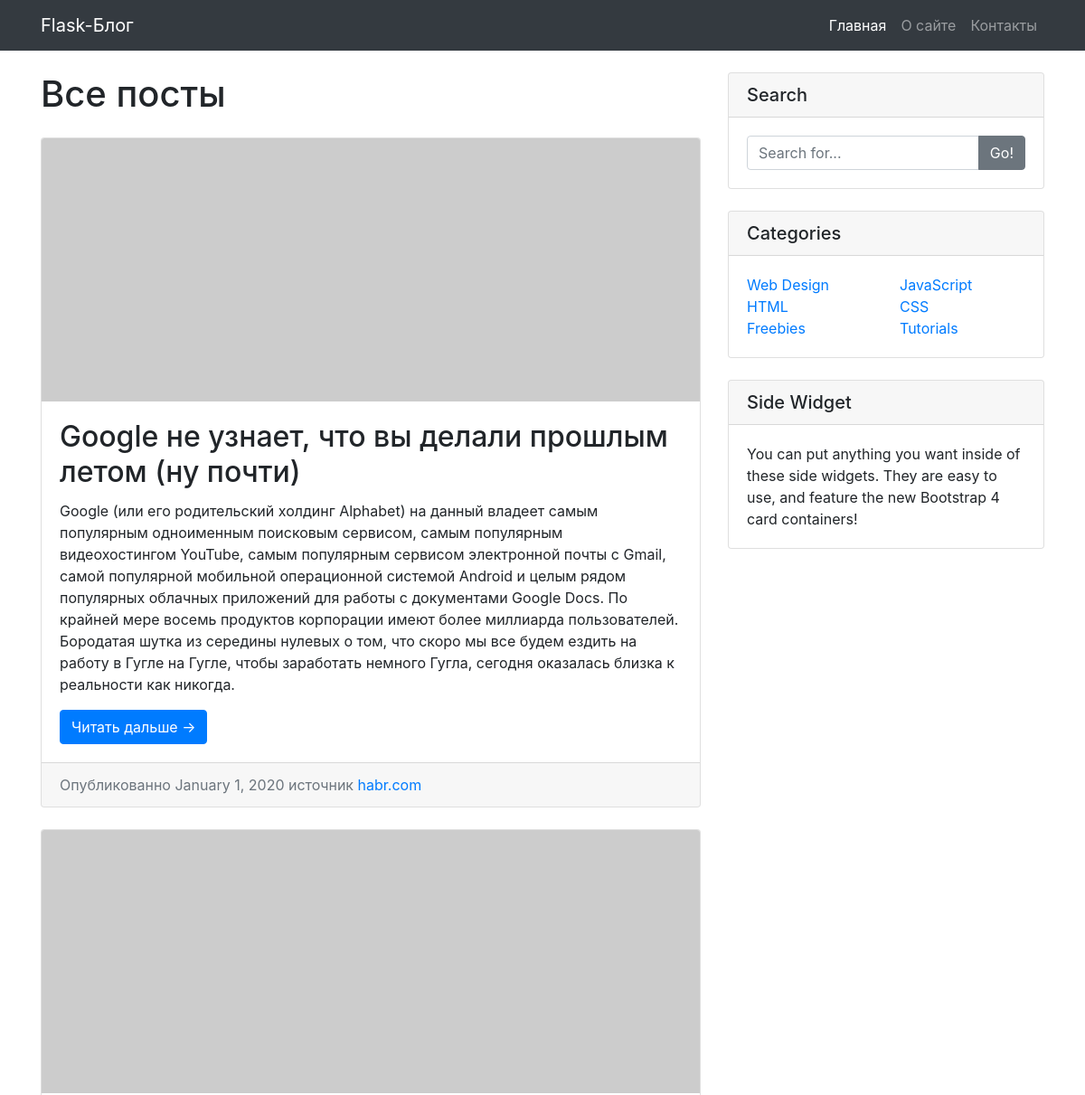
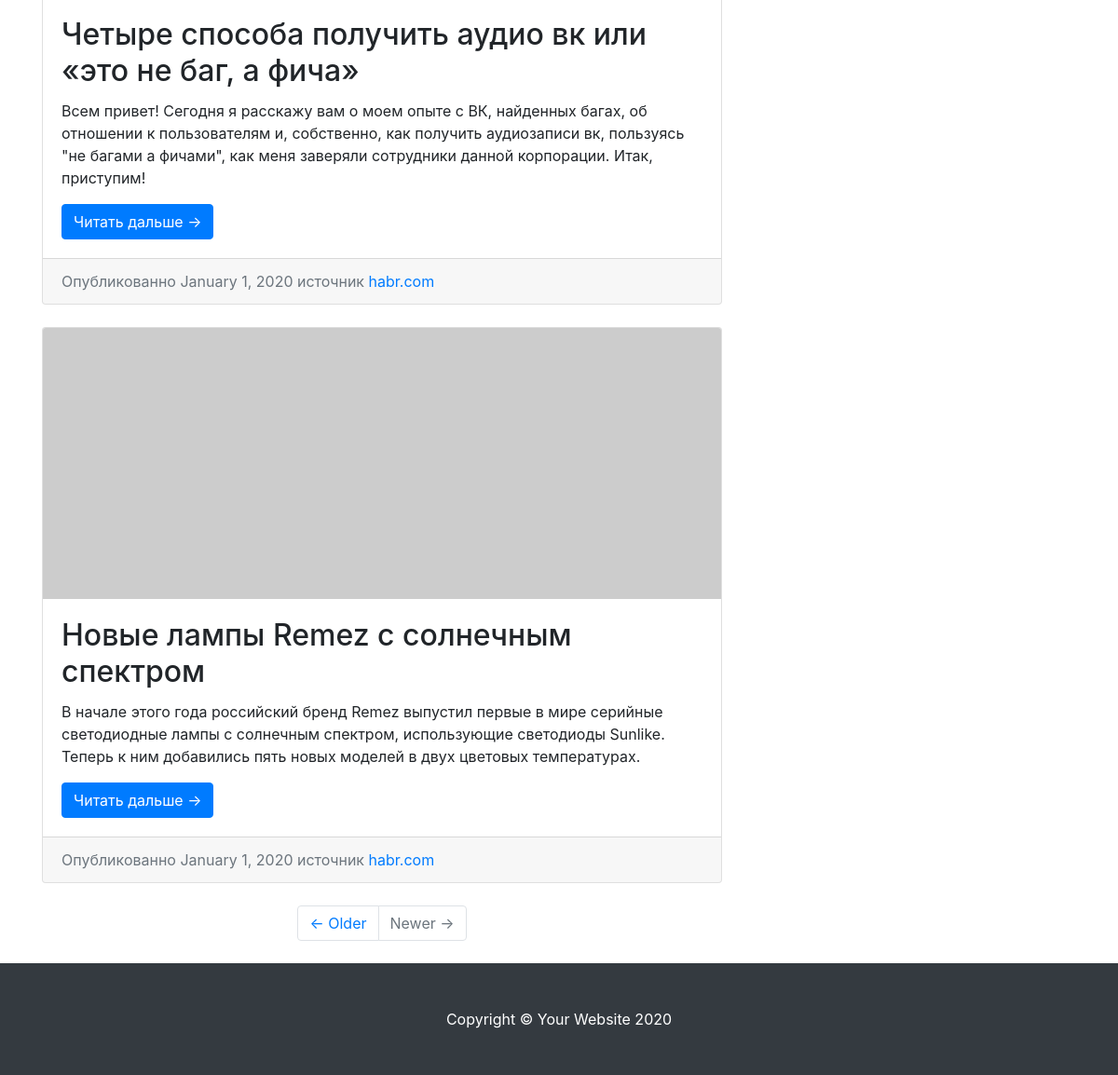
The page / on the database its author committed (2 pictures, top to bottom).
### tables this page shows
CREATE TABLE post (
    post_id integer PRIMARY KEY AUTOINCREMENT,
    title text NOT NULL,
    short_description text
);

### main.py (the view)
@app.route('/')
def index():
    blog_db_connection = BlogDatabaseConnection(app, g)
    return render_template('index.html', posts = blog_db_connection.get_posts())

### BlogDatabaseConnection.py (called while the page is built)
    def __connect_db(self, app):
        db_connection = sqlite3.connect(app.config['DATABASE_PATH'])
        db_connection.row_factory = sqlite3.Row
        return db_connection

    def get_posts(self):
        sql = '''SELECT post_id, title, short_description FROM post'''
        try:
            self.__cursor.execute(sql)
            res = self.__cursor.fetchall()
            if res: return res
        except:
            print('Ощибка чтения БД')
        return []

### templates/index.html
{% include 'header.html' %}
<body>
{% include 'navigation.html' %}
{% block content %}
{% include 'index-content.html' %}
{% endblock %}
{% include 'footer.html' %}
</body>
</html>

### templates/header.html (shortened to what this page needs)
<!DOCTYPE html>
<html lang="ru">
<head>
    <link rel="stylesheet" href="https://stackpath.bootstrapcdn.com/bootstrap/4.5.2/css/bootstrap.min.css">
    <link href="/static/css/blog-post.css" rel="stylesheet">
</head>

### templates/navigation.html (shortened to what this page needs)
  <nav class="navbar navbar-expand-lg navbar-dark bg-dark fixed-top">
    <div class="container">
      <a class="navbar-brand" href="/">Flask-Блог</a>
      <div class="collapse navbar-collapse" id="navbarResponsive">
        <ul class="navbar-nav ml-auto">
          <li class="nav-item active">
            <a class="nav-link" href="#">Главная
            </a>
          </li>
          <li class="nav-item">
            <a class="nav-link" href="#">О сайте</a>
          </li>
          <li class="nav-item">
            <a class="nav-link" href="#">Контакты</a>
          </li>
        </ul>
      </div>
    </div>
  </nav>

### templates/index-content.html
  <div class="container">
    <div class="row">
      <div class="col-md-8">
        <h1 class="my-4">Все посты</h1>
        {% for post in posts -%}
        <div class="card mb-4">
          <img class="card-img-top" src="http://placehold.it/750x300" alt="Card image cap">
          <div class="card-body">
            <h2 class="card-title">{{post['title']}}</h2>
            <p class="card-text">{{post['short_description']}}</p>
            <a href="/post/{{post['post_id']}}" class="btn btn-primary">Читать дальше &rarr;</a>
          </div>
          <div class="card-footer text-muted">
            Опубликованно January 1, 2020 источник
            <a href="habr.com">habr.com</a>
          </div>
        </div>
        {%- endfor %}
        <ul class="pagination justify-content-center mb-4">
          <li class="page-item">
            <a class="page-link" href="#">&larr; Older</a>
          </li>
          <li class="page-item disabled">
            <a class="page-link" href="#">Newer &rarr;</a>
          </li>
        </ul>
      </div>
      <div class="col-md-4">
        <div class="card my-4">
          <h5 class="card-header">Search</h5>
          <div class="card-body">
            <div class="input-group">
              <input type="text" class="form-control" placeholder="Search for...">
              <span class="input-group-append">
                <button class="btn btn-secondary" type="button">Go!</button>
              </span>
            </div>
          </div>
        </div>
        <div class="card my-4">
          <h5 class="card-header">Categories</h5>
          <div class="card-body">
            <div class="row">
              <div class="col-lg-6">
                <ul class="list-unstyled mb-0">
                  <li>
                    <a href="#">Web Design</a>
                  </li>
                  <li>
                    <a href="#">HTML</a>
                  </li>
                  <li>
                    <a href="#">Freebies</a>
                  </li>
                </ul>
              </div>
              <div class="col-lg-6">
                <ul class="list-unstyled mb-0">
                  <li>
                    <a href="#">JavaScript</a>
                  </li>
                  <li>
                    <a href="#">CSS</a>
                  </li>
                  <li>
                    <a href="#">Tutorials</a>
                  </li>
                </ul>
              </div>
            </div>
          </div>
        </div>
        <div class="card my-4">
          <h5 class="card-header">Side Widget</h5>
          <div class="card-body">
            You can put anything you want inside of these side widgets. They are easy to use, and feature the new Bootstrap 4 card containers!
          </div>
        </div>
      </div>
    </div>
  </div>

### templates/footer.html (shortened to what this page needs)
  <footer class="py-5 bg-dark">
    <div class="container">
      <p class="m-0 text-center text-white">Copyright &copy; Your Website 2020</p>
    </div>
  </footer>

### static/css/blog-post.css (style rules this page uses)
body { padding-top: 56px; }

### rows shown on the page
post: title "Google не узнает, что вы делали прошлым летом (ну почти)", short_description "Google (или его родительский холдинг Alphabet) на данный владеет самым популярным одноименным поисковым сервисом, самым популярным видеохостингом YouTube, самым популярным сервисом электронной почты с Gmail, самой популярной мобильной операционной системой Android и целым рядом популярных облачных приложений для работы с документами Google Docs. По крайней мере восемь продуктов корпорации имеют более миллиарда пользователей. Бородатая шутка из середины нулевых о том, что скоро мы все будем ездить на работу в Гугле на Гугле, чтобы заработать немного Гугла, сегодня оказалась близка к реальности как никогда."
post: title "Четыре способа получить аудио вк или «это не баг, а фича»", short_description "Всем привет! Сегодня я расскажу вам о моем опыте с ВК, найденных багах, об отношении к пользователям и, собственно, как получить аудиозаписи вк, пользуясь \"не багами а фичами\", как меня заверяли сотрудники данной корпорации. Итак, приступим!"
post: title "Новые лампы Remez с солнечным спектром", short_description "В начале этого года российский бренд Remez выпустил первые в мире серийные светодиодные лампы с солнечным спектром, использующие светодиоды Sunlike. Теперь к ним добавились пять новых моделей в двух цветовых температурах."
